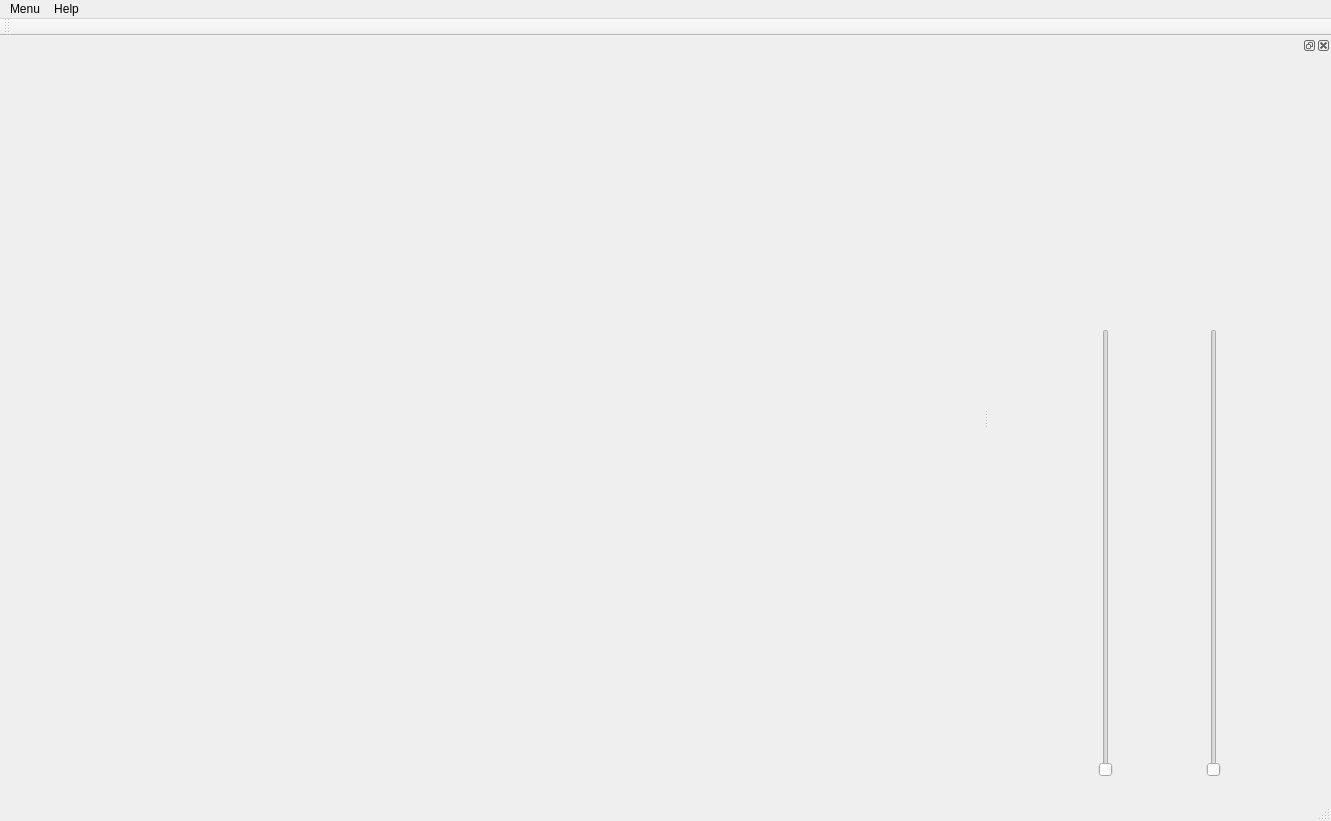
<?xml version="1.0" encoding="UTF-8"?>
<ui version="4.0">
 <class>MainWindow</class>
 <widget class="QMainWindow" name="MainWindow">
  <property name="geometry">
   <rect>
    <x>0</x>
    <y>0</y>
    <width>1331</width>
    <height>821</height>
   </rect>
  </property>
  <property name="windowTitle">
   <string>MainWindow</string>
  </property>
  <widget class="QWidget" name="centralWidget">
   <layout class="QGridLayout" name="gridLayout">
    <item row="0" column="0">
     <widget class="QWidget" name="widget" native="true">
      <property name="maximumSize">
       <size>
        <width>1920</width>
        <height>1080</height>
       </size>
      </property>
      <layout class="QGridLayout" name="gridLayout_3">
       <item row="0" column="0">
        <widget class="QWidget" name="widget_5" native="true"/>
       </item>
      </layout>
     </widget>
    </item>
    <item row="1" column="0">
     <widget class="QWidget" name="widget_2" native="true"/>
    </item>
   </layout>
  </widget>
  <widget class="QMenuBar" name="menuBar">
   <property name="geometry">
    <rect>
     <x>0</x>
     <y>0</y>
     <width>1331</width>
     <height>34</height>
    </rect>
   </property>
   <widget class="QMenu" name="menuMenu">
    <property name="title">
     <string>Menu</string>
    </property>
    <addaction name="actionNothing"/>
    <addaction name="actionQuit"/>
   </widget>
   <widget class="QMenu" name="menuHelp">
    <property name="title">
     <string>Help</string>
    </property>
    <addaction name="actionAbout"/>
   </widget>
   <addaction name="menuMenu"/>
   <addaction name="menuHelp"/>
  </widget>
  <widget class="QToolBar" name="mainToolBar">
   <attribute name="toolBarArea">
    <enum>TopToolBarArea</enum>
   </attribute>
   <attribute name="toolBarBreak">
    <bool>false</bool>
   </attribute>
  </widget>
  <widget class="QStatusBar" name="statusBar"/>
  <widget class="QDockWidget" name="dockWidget_2">
   <attribute name="dockWidgetArea">
    <number>2</number>
   </attribute>
   <widget class="QWidget" name="dockWidgetContents_2">
    <layout class="QVBoxLayout" name="verticalLayout">
     <item>
      <widget class="QWidget" name="widget_4" native="true">
       <property name="minimumSize">
        <size>
         <width>320</width>
         <height>240</height>
        </size>
       </property>
      </widget>
     </item>
     <item>
      <widget class="QWidget" name="widget_3" native="true">
       <layout class="QGridLayout" name="gridLayout_2">
        <item row="1" column="0">
         <widget class="QSlider" name="verticalSlider">
          <property name="orientation">
           <enum>Qt::Vertical</enum>
          </property>
         </widget>
        </item>
        <item row="1" column="1">
         <widget class="QSlider" name="verticalSlider_2">
          <property name="orientation">
           <enum>Qt::Vertical</enum>
          </property>
         </widget>
        </item>
        <item row="0" column="1">
         <widget class="QWidget" name="monitor" native="true"/>
        </item>
       </layout>
      </widget>
     </item>
    </layout>
   </widget>
  </widget>
  <action name="actionNothing">
   <property name="text">
    <string>Nothing</string>
   </property>
  </action>
  <action name="actionQuit">
   <property name="text">
    <string>Quit</string>
   </property>
  </action>
  <action name="actionAbout">
   <property name="text">
    <string>about</string>
   </property>
  </action>
 </widget>
 <layoutdefault spacing="6" margin="11"/>
 <resources/>
 <connections/>
</ui>
